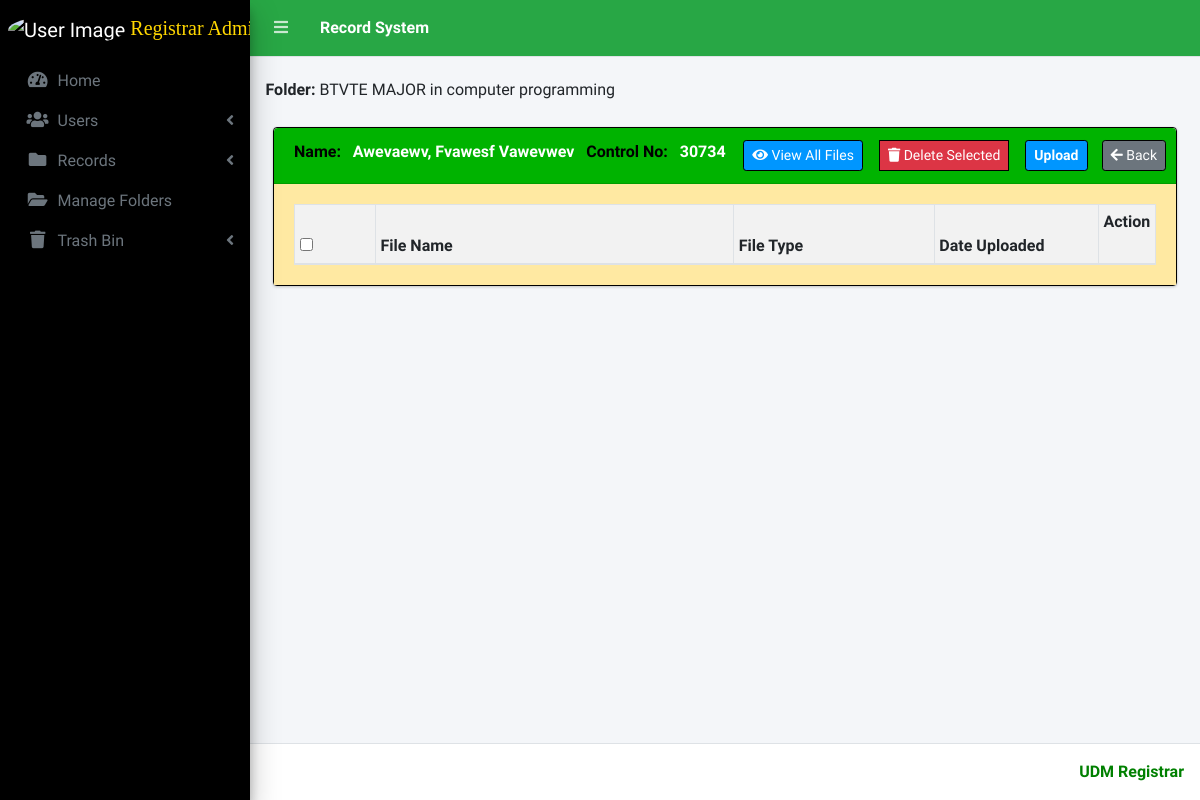
The page /index.php?page=view_files&student_no=30734&val=trash_record (signed in) on the database its author committed.
### tables this page shows
CREATE TABLE `folders` (
  `id` int(200) NOT NULL,
  `folder_name` varchar(200) NOT NULL,
  `parent_folder_id` int(200) NOT NULL,
  `created_at` timestamp(6) NULL DEFAULT current_timestamp(6),
  `updated_at` timestamp(6) NOT NULL DEFAULT current_timestamp(6) ON UPDATE current_timestamp(6)
);

CREATE TABLE `record` (
  `id` int(1) UNSIGNED ZEROFILL NOT NULL,
  `last_name` varchar(200) NOT NULL,
  `clerk_id` int(30) NOT NULL,
  `date_created` datetime NOT NULL DEFAULT current_timestamp(),
  `first_name` varchar(15) NOT NULL,
  `middle_name` varchar(15) NOT NULL,
  `course_name` varchar(50) NOT NULL,
  `year_graduate` varchar(12) NOT NULL,
  `year_entry` varchar(12) NOT NULL,
  `grad_hd` varchar(20) NOT NULL,
  `record_status` varchar(15) NOT NULL,
  `folder_id` int(10) NOT NULL
);

### view_files.php (the view, shortened to what this page needs)
<?php
$student_no = $_GET['student_no'];
$val = isset($_GET['val']) ? $_GET['val'] : "none";
$folder_id = isset($_GET['folder_id']) ? $_GET['folder_id'] : 1;
$student_query = $conn->query("SELECT last_name, first_name, middle_name FROM record WHERE id = $student_no");
if ($student_query) {
    $student_row = $student_query->fetch_assoc();
    $last_name = $student_row['last_name'];
    $first_name = $student_row['first_name'];
    $middle_name = $student_row['middle_name'];
    $student_name = $last_name . ', ' . $first_name . ' ' . $middle_name;
} else {
    $error_message = $conn->error;
    echo "Error retrieving student information: " . $error_message;
    exit;
}
$folder_id_query = $conn->query("SELECT folder_id FROM record WHERE id = $student_no");
if ($folder_id_query) {
    $folder_id_arr = $folder_id_query->fetch_assoc();
    $folder_id = $folder_id_arr['folder_id'];
}
if ($folder_id != 1) {
    $folder_name_query = $conn->query("SELECT folder_name FROM folders WHERE id = $folder_id");
    if ($folder_name_query->num_rows > 0) {
        $folder_row = $folder_name_query->fetch_assoc();
        $folder_name = $folder_row['folder_name'];
    } else {
        $folder_name = "Unknown folder";
    }
} else {
    $folder_name = "Record List";
}
?>
<?php if($_SESSION['login_type'] == 1): ?>
		<h6 class="mb-1"><strong>Folder: </strong><?php echo $folder_name; ?></h6>
		<?php endif; ?>
<br>	<?php
$query1 = mysqli_query($conn, "SELECT * FROM user_file WHERE student_no = '$student_no' AND file_status='notdeleted'");
($user_file = mysqli_fetch_array($query1))
?>
<div class="col-lg-12">
	<div class="card card-outline">
		<div class="card-header">
		<b style='color:black' >Name: &nbsp;</b> <b style='color:white' ><?php echo $student_name;  ?></b> &nbsp; <b style='color:black' >Control No: &nbsp;</b> <b style='color:white' ><?php echo $student_no; ?></b>
			<?php if($val == "trash_record"):?>
				<div class="card-tools ml-4">
					<a class="btnBACK btn-block btn-sm btn-secondary btn-flat" href="./index.php?page=trash_records"><i class="fas fa-arrow-left"></i> Back </a>
				</div>
			<?php endif; ?>
			<?php if ($_SESSION['login_type'] == 1): ?>
				<div class="card-tools ">
					<a class="btnADD btn-block btn-sm btn-flat" href="./index.php?page=new_file&student_no=<?php echo $_GET['student_no'] ?>&val=<?php echo $val ?>"><b style='color:white' > Upload</b></a>
				</div>
				<?php endif; ?>
				<?php if ($_SESSION['login_type'] == 1): ?>
					<div class="card-tools mr-3">
						<a class="btn btn-block btn-sm btn-danger btn-flat multi-trash-btn"><i class="fas fa-trash"></i> Delete Selected</a>
					</div>
					<?php endif; ?>
					<div class="card-tools mr-3">
                    <a class="btnADD btn-primary btn-block btn-sm btn-flat" href="./index_file.php?page=view_all_files&file=<?php echo $user_file['file_name']; ?>&student_no=<?php echo $user_file['student_no']; ?>&val=<?php echo $val ?>&folder_id=<?php echo $folder_id?>&file_type=<?php echo $user_file['file_type']?>" class="btn btn-info btn-flat">
                        <i class="fas fa-eye"></i> View All Files
                    </a>
				</div>
		</div>
		<div class="card-body">
			<table class="table table-hover table-bordered table-sm display nowrap" style="width:100%" id="list">
			    <?php if($_SESSION['login_type'] == 1 ): ?>
				<colgroup>
					<col width="10%">
					<col width="45%">
					<col width="25%">
					<col width="20%">
				</colgroup>
			    <?php endif; ?>
				<thead>
					<tr>
					<?php if($_SESSION['login_type'] == 1 ): ?>
							<th><input type="checkbox" id="multi-trash-checkbox"></th>
							<?php endif; ?>
						<th>File Name &nbsp;</th>
						<th>File Type &nbsp;</th>
						<th>Date Uploaded &nbsp;</th>
						<th>Action &nbsp;</th>
					</tr>
				</thead>
			</table>
		</div>
	</div>
</div>

### view_files.php (style rules this page uses)
.card-header { background: #00b300; }
.card-body { background: #FFE9A2; }
.table-bordered { background: #f2f2f2; }
.btnADD { background: #0096FF; border: 1px solid black; }
.btn { border: 1px solid black; }
.btnBACK { border: 1px solid black; }
.card { border: 1px solid black; }

### rows shown on the page
folders: folder_name "BTVTE MAJOR in computer programming"
record: student_name "Awevaewv, Fvawesf Vawevwev"

### other values the page prints
$_SESSION['login_firstname'].' '.$_SESSION['login_lastname'] "Registrar…"
$student_no "30734"
